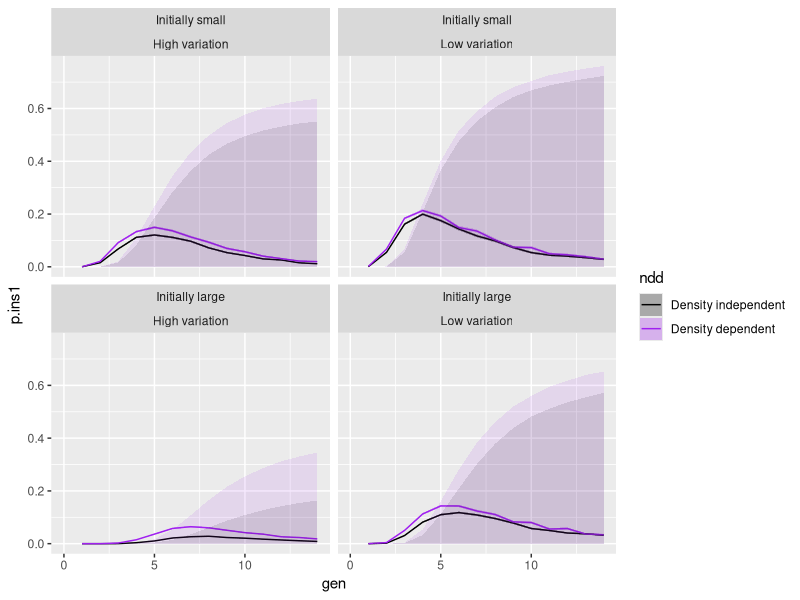
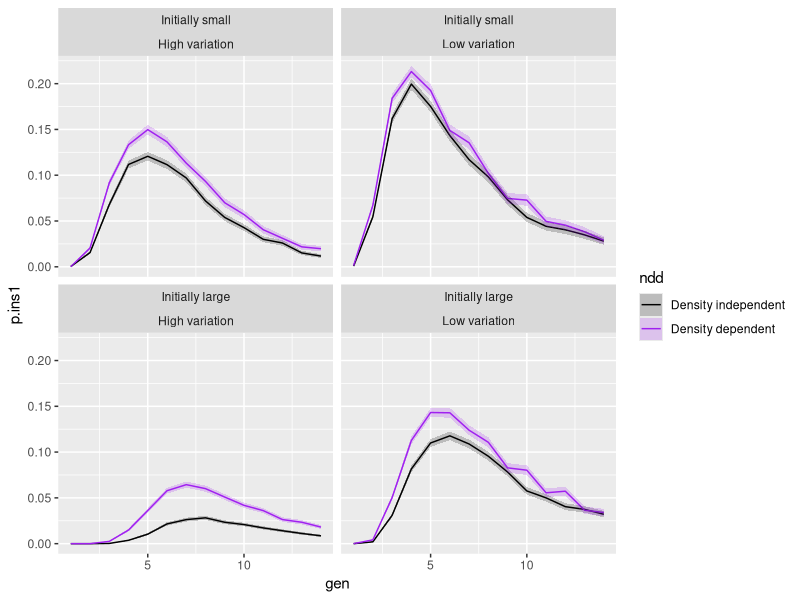
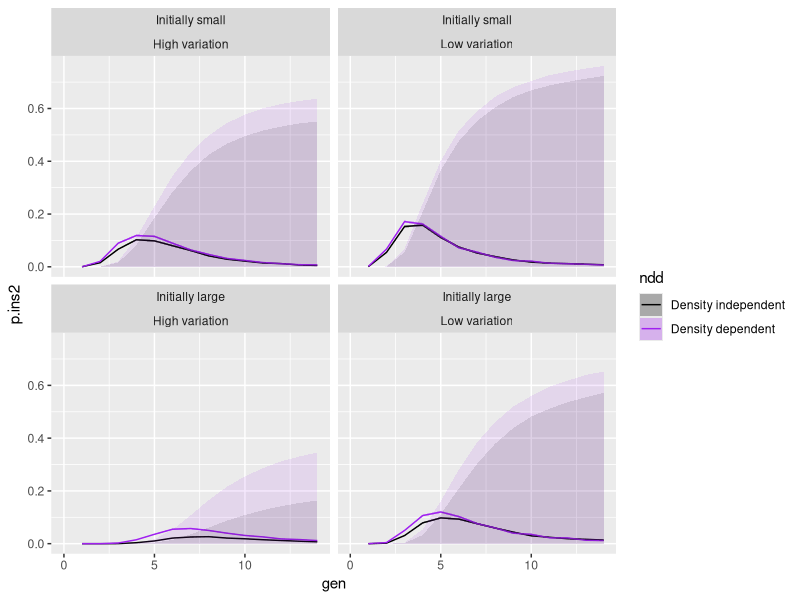
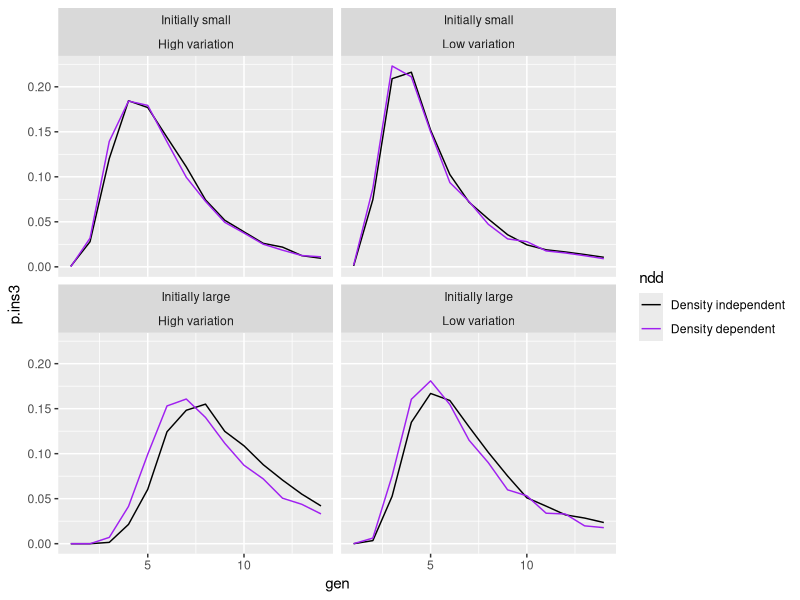
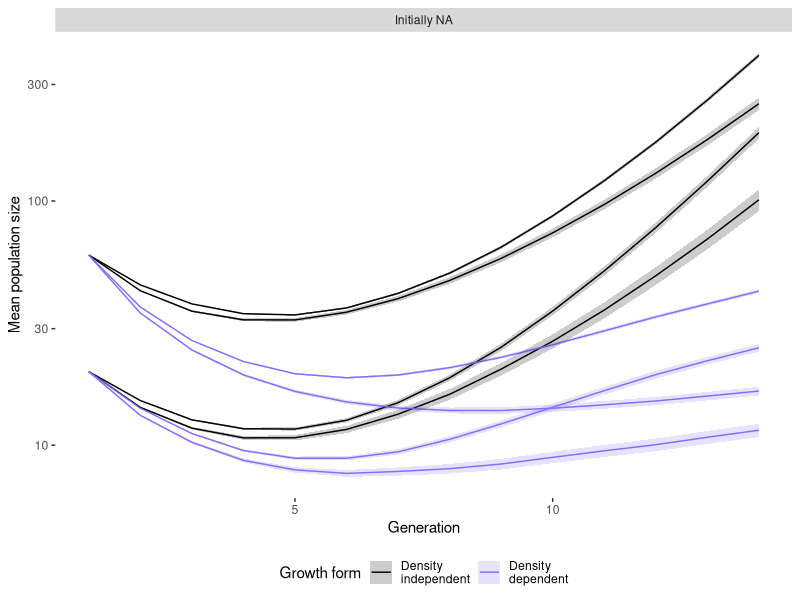
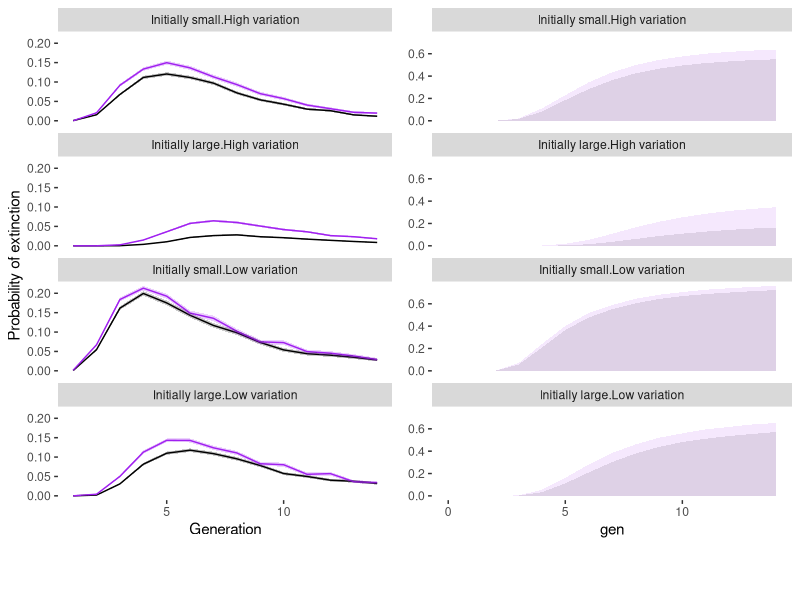

Write R code to recreate these figures, in order.
library(ggplot2)
library(dplyr)
library(tidyr)

all.d = rbind(
  read.csv('simulations/outputs/thrice_bottlenecked_results/a000_hivar_extinctions.csv') %>%
    mutate(bottleneck = FALSE, ndd = FALSE),
  read.csv('simulations/outputs/thrice_bottlenecked_results/a000_lovar_extinctions.csv') %>%
    mutate(bottleneck = TRUE, ndd = FALSE),
  read.csv('simulations/outputs/thrice_bottlenecked_results/a035_hivar_extinctions.csv') %>%
    mutate(bottleneck = FALSE, ndd = TRUE),
  read.csv('simulations/outputs/thrice_bottlenecked_results/a035_lovar_extinctions.csv') %>%
    mutate(bottleneck = TRUE, ndd = TRUE)
) %>%
  group_by(bottleneck, ndd, n.pop0) %>%
  mutate(n.trials = pext * 24000,
         d.trials = -c(0, diff(n.trials)),
         p.ins1 = c(d.trials[-1], 0) / n.trials,
         p.ins2 = c(d.trials[-1], 0) / 24000,
         p.ins3 = c(d.trials[-1], 0) / sum(d.trials)) %>% # (24000 - min(n.trials))) %>%
  filter(gen < 15) %>%
  ungroup() %>%
  mutate(n.pop0 = factor(n.pop0, labels = c('Initially small', 'Initially large')),
         bottleneck = factor(bottleneck, labels = c('High variation', 'Low variation')),
         ndd = factor(ndd, labels = c('Density independent', 'Density dependent')))

head(all.d)

##### Plots

### Conditional (instantaneous) probability
# Prob. of going extinct in time step t given
# being extant in time t-1

# With ribbon for overall extinction risk

all.d %>%
  ggplot(aes(x = gen)) +
  geom_line(
    aes( 
      y = p.ins1, 
      group = interaction(n.pop0, bottleneck, ndd),
      colour = ndd
    )
  ) +
  geom_ribbon(
    aes(
      ymin = p.ins1 - 2 * sqrt(p.ins1 * (1-p.ins1) / n.trials),
      ymax = p.ins1 + 2 * sqrt(p.ins1 * (1-p.ins1) / n.trials),
      group = interaction(n.pop0, bottleneck, ndd),
      fill = ndd
    ),
    alpha = 0.2) +
  geom_ribbon(
    aes(
      xmin = 0, xmax = 14,
      ymin = 0, ymax = 1 - pext,
      group = interaction(n.pop0, bottleneck, ndd),
      fill = ndd
    ),
    alpha = 0.1
  ) +
  scale_color_manual(values = c('black', 'purple')) +
  scale_fill_manual(values = c('black', 'purple')) +
  facet_wrap(n.pop0 ~ bottleneck)

# Without the ribbon
all.d %>%
  ggplot(aes(x = gen)) +
  geom_line(
    aes( 
      y = p.ins1, 
      group = interaction(n.pop0, bottleneck, ndd),
      colour = ndd
    )
  ) +
  geom_ribbon(
    aes(
      ymin = p.ins1 - 2 * sqrt(p.ins1 * (1-p.ins1) / n.trials),
      ymax = p.ins1 + 2 * sqrt(p.ins1 * (1-p.ins1) / n.trials),
      group = interaction(n.pop0, bottleneck, ndd),
      fill = ndd
    ),
    alpha = 0.2
  ) +
  scale_color_manual(values = c('black', 'purple')) +
  scale_fill_manual(values = c('black', 'purple')) +
  facet_wrap(n.pop0 ~ bottleneck)

##

all.d %>%
  ggplot(aes(x = gen)) +
  geom_line(
    aes( 
      y = p.ins2, 
      group = interaction(n.pop0, bottleneck, ndd),
      colour = ndd
    )
  ) +
  geom_ribbon(
    aes(
      ymin = p.ins2 - 2 * sqrt(p.ins2 * (1-p.ins2) / n.trials),
      ymax = p.ins2 + 2 * sqrt(p.ins2 * (1-p.ins2) / n.trials),
      group = interaction(n.pop0, bottleneck, ndd),
      fill = ndd
    ),
    alpha = 0.2) +
  geom_ribbon(
    aes(
      xmin = 0, xmax = 14,
      ymin = 0, ymax = 1 - pext,
      group = interaction(n.pop0, bottleneck, ndd),
      fill = ndd
    ),
    alpha = 0.1
  ) +
  scale_color_manual(values = c('black', 'purple')) +
  scale_fill_manual(values = c('black', 'purple')) +
  facet_wrap(n.pop0 ~ bottleneck)

# Extinction risk conditioned on being extinct
# (when does extinction happen if it happens at all)

all.d %>%
  ggplot(aes(x = gen)) +
  geom_line(
    aes( 
      y = p.ins3, 
      group = interaction(n.pop0, bottleneck, ndd),
      colour = ndd
    )
  ) +
  # geom_ribbon(
  #   aes(
  #     ymin = p.ins3 - 2 * sqrt(p.ins3 * (1-p.ins3) / n.trials),
  #     ymax = p.ins3 + 2 * sqrt(p.ins3 * (1-p.ins3) / n.trials),
  #     group = interaction(n.pop0, bottleneck, ndd),
  #     fill = ndd
  #   ),
  #   alpha = 0.2) +
  # geom_ribbon(
  #   aes(
  #     xmin = 0, xmax = 14,
  #     ymin = 0, ymax = 1 - pext,
  #     group = interaction(n.pop0, bottleneck, ndd),
  #     fill = ndd
  #   ),
  #   alpha = 0.1
  # ) +
  scale_color_manual(values = c('black', 'purple')) +
  scale_fill_manual(values = c('black', 'purple')) +
  facet_wrap(n.pop0 ~ bottleneck)


###

# Population size

all.d %>%
  mutate(init.size = paste0('Initially ',
                            ifelse(n.pop0 > 50, 'large', 'small'))) %>%
  ggplot(aes(x = gen)) +
  geom_line(
    aes(
      y = nbar,
      group = interaction(n.pop0, bottleneck, ndd),
      colour = ndd
    )
  ) +
  geom_ribbon(
    aes(
      ymin = nbar - 2 * sqrt(nvar / n.trials),
      ymax = nbar + 2 * sqrt(nvar / n.trials),
      group = interaction(n.pop0, bottleneck, ndd),
      fill = ndd
    ),
    alpha = 0.2
  ) +
  scale_color_manual(values = c('black', 'slateblue1'),
                     labels = c("Density\nindependent",
                                "Density\ndependent"),
                     name = "Growth form") +
  scale_fill_manual(values = c('black', 'slateblue1'),
                    labels = c("Density\nindependent",
                               "Density\ndependent"),
                    name = "Growth form") +
  scale_linetype(name = "Genetic variance",
                 labels = c("High\n(no bottleneck)",
                            "Low\n(bottlenecked)")) +
  labs(x = 'Generation',
       y = 'Mean population size') +
  scale_y_log10() +
  facet_wrap(~ init.size) +
  theme(panel.background = element_blank(),
        legend.position = 'bottom') 

### Extinction figure (with cowplot)

library(cowplot)

ins.probs = ggplot(all.d, aes(x = gen)) +
  geom_line(
    aes( 
      y = p.ins1, 
      group = interaction(n.pop0, bottleneck, ndd),
      colour = ndd
    )
  ) +
  geom_ribbon(
    aes(
      ymin = p.ins1 - 2 * sqrt(p.ins1 * (1-p.ins1) / n.trials),
      ymax = p.ins1 + 2 * sqrt(p.ins1 * (1-p.ins1) / n.trials),
      group = interaction(n.pop0, bottleneck, ndd),
      fill = ndd
    ),
    alpha = 0.2
  ) +
  scale_color_manual(values = c('black', 'purple')) +
  scale_fill_manual(values = c('black', 'purple')) +
  facet_wrap( ~ interaction(n.pop0, bottleneck), ncol = 1) +
  labs(x = 'Generation', y = 'Probability of extinction') +
  theme(legend.position = 'none',
        panel.background = element_blank())

cum.probs = ggplot(all.d, aes(x = gen)) +
  geom_ribbon(
    aes(
      xmin = 0, xmax = 14,
      ymin = 0, ymax = 1 - pext,
      group = interaction(n.pop0, bottleneck, ndd),
      fill = ndd
    ),
    alpha = 0.1
  ) +
  scale_fill_manual(values = c('black', 'purple')) +
  facet_wrap( ~ interaction(n.pop0, bottleneck), ncol = 1) +
  theme(legend.position = 'none',
        panel.background = element_blank())

extinct.legend = get_legend(
  ins.probs + 
    guides(fill = guide_legend(''), colour = guide_legend('')) +
    theme(legend.position = 'bottom',
          legend.box.margin = margin(1, 0, 0, 0))
  )

data.plots = plot_grid(ins.probs, cum.probs)
plot_grid(data.plots, extinct.legend, ncol = 1, rel_heights = c(1, .1))

# plot_grid(ins.probs, cum.probs, extinct.legend)
